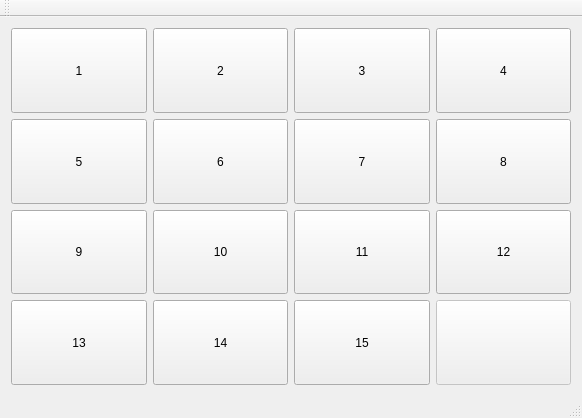
<?xml version="1.0" encoding="UTF-8"?>
<ui version="4.0">
 <class>Interface</class>
 <widget class="QMainWindow" name="Interface">
  <property name="geometry">
   <rect>
    <x>0</x>
    <y>0</y>
    <width>582</width>
    <height>418</height>
   </rect>
  </property>
  <property name="windowTitle">
   <string>Interface</string>
  </property>
  <widget class="QWidget" name="centralWidget">
   <layout class="QGridLayout" name="gridLayout">
    <item row="0" column="0">
     <widget class="QPushButton" name="b1">
      <property name="sizePolicy">
       <sizepolicy hsizetype="Preferred" vsizetype="Preferred">
        <horstretch>0</horstretch>
        <verstretch>0</verstretch>
       </sizepolicy>
      </property>
      <property name="text">
       <string>1</string>
      </property>
     </widget>
    </item>
    <item row="0" column="1">
     <widget class="QPushButton" name="b2">
      <property name="sizePolicy">
       <sizepolicy hsizetype="Preferred" vsizetype="Preferred">
        <horstretch>0</horstretch>
        <verstretch>0</verstretch>
       </sizepolicy>
      </property>
      <property name="text">
       <string>2</string>
      </property>
     </widget>
    </item>
    <item row="0" column="2">
     <widget class="QPushButton" name="b3">
      <property name="sizePolicy">
       <sizepolicy hsizetype="Preferred" vsizetype="Preferred">
        <horstretch>0</horstretch>
        <verstretch>0</verstretch>
       </sizepolicy>
      </property>
      <property name="text">
       <string>3</string>
      </property>
     </widget>
    </item>
    <item row="0" column="3">
     <widget class="QPushButton" name="b4">
      <property name="sizePolicy">
       <sizepolicy hsizetype="Preferred" vsizetype="Preferred">
        <horstretch>0</horstretch>
        <verstretch>0</verstretch>
       </sizepolicy>
      </property>
      <property name="text">
       <string>4</string>
      </property>
     </widget>
    </item>
    <item row="1" column="0">
     <widget class="QPushButton" name="b5">
      <property name="sizePolicy">
       <sizepolicy hsizetype="Preferred" vsizetype="Preferred">
        <horstretch>0</horstretch>
        <verstretch>0</verstretch>
       </sizepolicy>
      </property>
      <property name="text">
       <string>5</string>
      </property>
     </widget>
    </item>
    <item row="1" column="1">
     <widget class="QPushButton" name="b6">
      <property name="sizePolicy">
       <sizepolicy hsizetype="Preferred" vsizetype="Preferred">
        <horstretch>0</horstretch>
        <verstretch>0</verstretch>
       </sizepolicy>
      </property>
      <property name="text">
       <string>6</string>
      </property>
     </widget>
    </item>
    <item row="1" column="2">
     <widget class="QPushButton" name="b7">
      <property name="sizePolicy">
       <sizepolicy hsizetype="Preferred" vsizetype="Preferred">
        <horstretch>0</horstretch>
        <verstretch>0</verstretch>
       </sizepolicy>
      </property>
      <property name="text">
       <string>7</string>
      </property>
     </widget>
    </item>
    <item row="1" column="3">
     <widget class="QPushButton" name="b8">
      <property name="sizePolicy">
       <sizepolicy hsizetype="Preferred" vsizetype="Preferred">
        <horstretch>0</horstretch>
        <verstretch>0</verstretch>
       </sizepolicy>
      </property>
      <property name="text">
       <string>8</string>
      </property>
     </widget>
    </item>
    <item row="2" column="0">
     <widget class="QPushButton" name="b9">
      <property name="sizePolicy">
       <sizepolicy hsizetype="Preferred" vsizetype="Preferred">
        <horstretch>0</horstretch>
        <verstretch>0</verstretch>
       </sizepolicy>
      </property>
      <property name="text">
       <string>9</string>
      </property>
     </widget>
    </item>
    <item row="2" column="1">
     <widget class="QPushButton" name="b10">
      <property name="sizePolicy">
       <sizepolicy hsizetype="Preferred" vsizetype="Preferred">
        <horstretch>0</horstretch>
        <verstretch>0</verstretch>
       </sizepolicy>
      </property>
      <property name="text">
       <string>10</string>
      </property>
     </widget>
    </item>
    <item row="2" column="2">
     <widget class="QPushButton" name="b11">
      <property name="sizePolicy">
       <sizepolicy hsizetype="Preferred" vsizetype="Preferred">
        <horstretch>0</horstretch>
        <verstretch>0</verstretch>
       </sizepolicy>
      </property>
      <property name="text">
       <string>11</string>
      </property>
     </widget>
    </item>
    <item row="2" column="3">
     <widget class="QPushButton" name="b12">
      <property name="sizePolicy">
       <sizepolicy hsizetype="Preferred" vsizetype="Preferred">
        <horstretch>0</horstretch>
        <verstretch>0</verstretch>
       </sizepolicy>
      </property>
      <property name="text">
       <string>12</string>
      </property>
     </widget>
    </item>
    <item row="3" column="0">
     <widget class="QPushButton" name="b13">
      <property name="sizePolicy">
       <sizepolicy hsizetype="Preferred" vsizetype="Preferred">
        <horstretch>0</horstretch>
        <verstretch>0</verstretch>
       </sizepolicy>
      </property>
      <property name="text">
       <string>13</string>
      </property>
     </widget>
    </item>
    <item row="3" column="1">
     <widget class="QPushButton" name="b14">
      <property name="sizePolicy">
       <sizepolicy hsizetype="Preferred" vsizetype="Preferred">
        <horstretch>0</horstretch>
        <verstretch>0</verstretch>
       </sizepolicy>
      </property>
      <property name="text">
       <string>14</string>
      </property>
     </widget>
    </item>
    <item row="3" column="2">
     <widget class="QPushButton" name="b15">
      <property name="sizePolicy">
       <sizepolicy hsizetype="Preferred" vsizetype="Preferred">
        <horstretch>0</horstretch>
        <verstretch>0</verstretch>
       </sizepolicy>
      </property>
      <property name="text">
       <string>15</string>
      </property>
     </widget>
    </item>
    <item row="3" column="3">
     <widget class="QPushButton" name="bJoker">
      <property name="sizePolicy" >
       <sizepolicy hsizetype="Preferred" vsizetype="Preferred">
        <horstretch>0</horstretch>
        <verstretch>0</verstretch>
       </sizepolicy>
      </property>
      <property name="text">
       <string/>
      </property>
      <property name="visible">
        <bool>false</bool>
      </property>
        <property name="enabled">
        <bool>false</bool>
      </property>
     </widget>
    </item>
   </layout>
  </widget>
  <widget class="QMenuBar" name="menuBar">
   <property name="geometry">
    <rect>
     <x>0</x>
     <y>0</y>
     <width>582</width>
     <height>21</height>
    </rect>
   </property>
  </widget>
  <widget class="QToolBar" name="mainToolBar">
   <attribute name="toolBarArea">
    <enum>TopToolBarArea</enum>
   </attribute>
   <attribute name="toolBarBreak">
    <bool>false</bool>
   </attribute>
  </widget>
  <widget class="QStatusBar" name="statusBar"/>
 </widget>
 <layoutdefault spacing="6" margin="11"/>
 <resources/>
 <connections/>
</ui>
